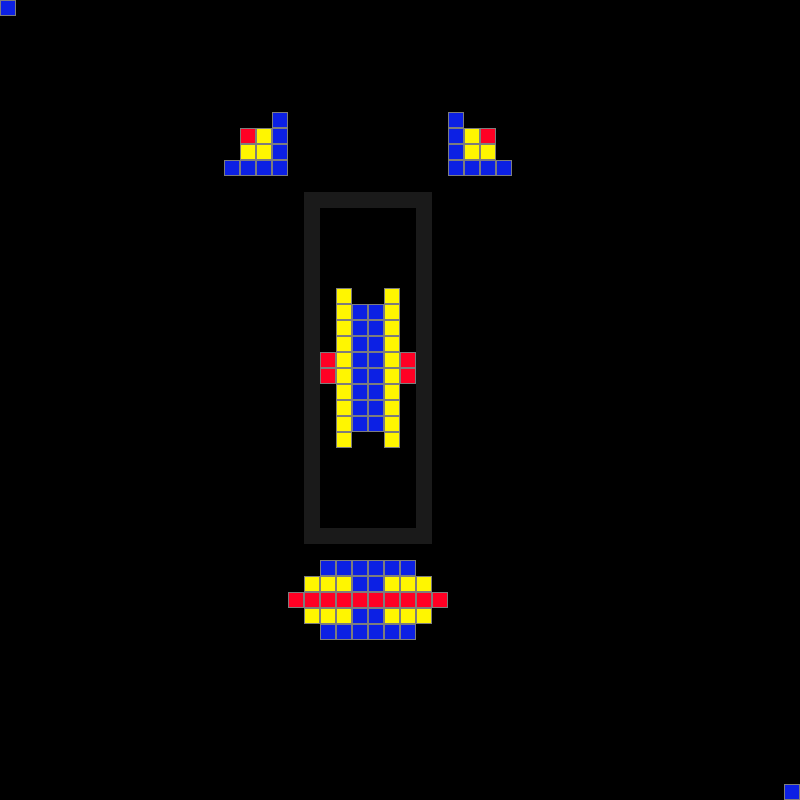

Below is a game level as drawn by its tile map, then a one-line description and the .tmx that defines it (tile-layer data replaced by summaries):
An orthogonal 50x50 tile map with 16x16 px tiles, 1 tile layer (Tile Layer 1) and 1 object.

<map version="1.0" orientation="orthogonal" width="50" height="50" tilewidth="16" tileheight="16">
 <tileset firstgid="1" name="Simple" tilewidth="16" tileheight="16">
  <image source="simpleAtlas.png" width="128" height="128" />
 </tileset>
 <layer name="Tile Layer 1" width="50" height="50">
  <data>[2500 cells, 158 non-empty, 4 distinct tile ids]</data>
 </layer>
 <objectgroup name="Object Layer 1" width="50" height="50">
  <object x="312" y="200">
   <polyline points="0,0 16,0 32,0 48,0 64,0 80,0 96,0 112,0 112,16 112,32 112,48 112,64 112,80 112,96 112,112 112,128 112,144 112,160 112,176 112,192 112,208 112,224 112,240 112,256 112,272 112,288 112,304 112,320 112,336 96,336 80,336 64,336 48,336 32,336 16,336 0,336 0,320 0,304 0,288 0,272 0,256 0,240 0,224 0,208 0,192 0,176 0,160 0,144 0,128 0,112 0,96 0,80 0,64 0,48 0,32 0,16 0,0" />
  </object>
 </objectgroup>
</map>